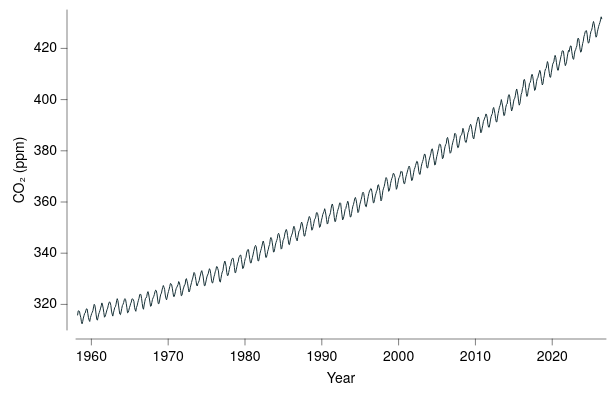

Write a Vega-Lite specification for this figure.
### Vega-Lite specification from a JSON file in a GitHub repository (floating-point values rounded to 4 significant figures; data arrays with more than 128 entries replaced by an {"elided": "..."} marker saying what was removed)
{"background": null, "config": {"arc": {"fill": "#DBDBDB", "fillOpacity": 1.0, "innerRadius": 40.0, "padAngle": 0.03, "stroke": "black", "strokeOpacity": 1, "strokeWidth": 0.25}, "area": {"fill": "#DBDBDB", "fillOpacity": 1.0, "stroke": "black", "strokeOpacity": 1, "strokeWidth": 0.25}, "axis": {"domain": true, "domainCap": "round", "domainColor": "black", "domainWidth": 0.25, "grid": false, "gridCap": "round", "gridColor": "#F1F1F1", "gridDash": [0, 0], "gridOpacity": 1.0, "gridWidth": 0.25, "labelColor": "black", "labelFont": "Helvetica Neue, HelveticaNeue, Helvetica, Arial, sans-serif", "labelFontSize": 7, "labelFontStyle": "normal", "labelFontWeight": 400, "offset": 4.5, "ticks": true, "tickCap": "round", "tickColor": "black", "tickRound": false, "tickSize": 3, "tickWidth": 0.25, "titleColor": "black", "titleFont": "Helvetica Neue, HelveticaNeue, Helvetica, Arial, sans-serif", "titleFontSize": 7, "titleFontStyle": "normal", "titleFontWeight": 400}, "axisX": {"domain": true, "labelAlign": "center", "labelAngle": 0, "labels": true, "ticks": true, "translate": 0}, "axisY": {"domain": true, "labelAlign": "right", "labelAngle": 0, "labels": true, "ticks": true, "translate": 0}, "axisRight": {"domain": true, "labelAlign": "left", "labelAngle": 0, "labels": true, "ticks": true, "translate": 0}, "axisTop": {"domain": true, "labelAlign": "center", "labelAngle": 0, "labels": true, "ticks": true, "translate": 0}, "axisBand": {"tickOffset": 0}, "bar": {"fill": "#DBDBDB", "fillOpacity": 1.0, "stroke": "black", "strokeOpacity": 1, "strokeWidth": 0.25}, "boxplot": {"size": 14.4, "ticks": {"cornerRadius": 0.25, "fill": "black", "opacity": 1, "size": 7.2, "thickness": 0.25}, "box": {"fillOpacity": 1.0, "stroke": "black", "strokeOpacity": 1, "strokeWidth": 0.25}, "median": {"cornerRadius": 0, "fill": "black", "fillOpacity": 1.0, "opacity": 1, "size": 14.4, "thickness": 0.25}, "rule": {"fill": "black", "fillOpacity": 1.0, "size": 16.0, "stroke": "black", "strokeDash": [0, 0], "strokeOpacity": 1, "strokeWidth": 0.25}, "outliers": {"color": "black", "fill": "black", "fillOpacity": 1.0, "size": 0, "stroke": "black", "strokeOpacity": 1, "strokeWidth": 0.25}}, "circle": {"fill": "black", "fillOpacity": 1.0, "size": 2.0, "stroke": null, "strokeOpacity": 1, "strokeWidth": 0.25}, "errorband": {"band": {"fillOpacity": 0.6, "stroke": null, "strokeWidth": 0.25, "strokeOpacity": 1}, "borders": {"opacity": 0, "strokeOpacity": 0.25, "strokeWidth": 1}}, "errorbar": {"opacity": 1, "rule": {"strokeDash": [0, 0], "strokeWidth": 0.25}, "ticks": {"color": "black", "cornerRadius": 0.125, "opacity": 1, "size": 9.6, "thickness": 0.25}, "thickness": 0.25}, "font": "Helvetica Neue, HelveticaNeue, Helvetica, Arial, sans-serif", "geoshape": {"fill": "#DBDBDB", "fillOpacity": 1.0, "stroke": "black", "strokeOpacity": 1, "strokeWidth": 0.25}, "header": {"labelColor": "black", "labelFont": "Helvetica Neue, HelveticaNeue, Helvetica, Arial, sans-serif", "labelFontSize": 7, "labelFontStyle": "normal", "labelFontWeight": 400, "titleColor": "black", "titleFont": "Helvetica Neue, HelveticaNeue, Helvetica, Arial, sans-serif", "titleFontSize": 7, "titleFontStyle": "normal", "titleFontWeight": 400, "titlePadding": 0}, "legend": {"disable": false, "offset": 4.5, "titlePadding": 4, "labelOffset": 2, "gradientLabelOffset": 2, "gradientLength": 80.0, "gradientThickness": 8.0, "gradientOpacity": 1.0, "gradientStrokeColor": "black", "gradientStrokeWidth": 0.25, "labelColor": "black", "labelFont": "Helvetica Neue, HelveticaNeue, Helvetica, Arial, sans-serif", "labelFontSize": 7, "labelFontStyle": "normal", "labelFontWeight": 400, "strokeColor": "black", "strokeWidth": 0, "symbolSize": 42, "symbolStrokeColor": "black", "symbolStrokeWidth": 0.25, "titleColor": "black", "titleFont": "Helvetica Neue, HelveticaNeue, Helvetica, Arial, sans-serif", "titleFontSize": 7, "titleFontStyle": "normal", "titleFontWeight": 400}, "line": {"color": "black", "stroke": "black", "strokeCap": "butt", "strokeDash": [0, 0], "strokeOpacity": 1, "strokeWidth": 0.5}, "point": {"filled": true, "fill": "#DBDBDB", "fillOpacity": 1.0, "size": 8.0, "stroke": "black", "strokeOpacity": 1, "strokeWidth": 0.25}, "range": {"category": ["#B2B2B2", "#4A7CD3", "#008542", "#664CAF", "#509F98", "#636363", "#284F93", "#005226", "#382864", "#285753"], "diverging": {"scheme": ["#443E60", "#5F597E", "#7C759B", "#9994B6", "#B7B4CC", "#D6D5DC", "#F6F6F6", "#D1DAD9", "#A4C2BF", "#7AA9A4", "#578E89", "#37736E", "#1B5954"]}, "heatmap": {"scheme": ["#440154", "#472270", "#433E82", "#38598C", "#2C728E", "#238A8D", "#24A086", "#39B578", "#5DC862", "#96D646", "#CAE02D", "#FDE724"]}, "ordinal": {"scheme": ["#F1F1F1", "#DBDBDB", "#C6C6C6", "#B2B2B2", "#9D9D9D", "#898989", "#767676", "#636363", "#515151", "#404040", "#2F2F2F", "#1F1F1F"]}, "ramp": {"scheme": ["#440154", "#472270", "#433E82", "#38598C", "#2C728E", "#238A8D", "#24A086", "#39B578", "#5DC862", "#96D646", "#CAE02D", "#FDE724"]}}, "rule": {"color": "black", "stroke": "black", "strokeCap": "round", "strokeDash": [2, 2], "strokeOpacity": 1, "strokeWidth": 0.25}, "scale": {"barBandPaddingInner": 0.1, "rectBandPaddingInner": 0, "tickBandPaddingInner": 0.1, "bandPaddingOuter": 0.1, "bandWithNestedOffsetPaddingInner": 0.2, "bandWithNestedOffsetPaddingOuter": 0.2, "offsetBandPaddingInner": 0, "offsetBandPaddingOuter": 0, "round": false}, "rect": {"fill": "#DBDBDB", "fillOpacity": 1.0, "stroke": "black", "strokeOpacity": 1, "strokeWidth": 0.25}, "square": {"fill": "#DBDBDB", "fillOpacity": 1.0, "size": 16.0, "stroke": "black", "strokeOpacity": 1, "strokeWidth": 0.25}, "text": {"color": "black", "font": "Helvetica Neue, HelveticaNeue, Helvetica, Arial, sans-serif", "fontSize": 7, "fontStyle": "normal", "fontWeight": 400}, "tick": {"color": "black", "cornerRadius": 0.125, "opacity": 1.0, "size": 14.4, "thickness": 0.25}, "title": {"anchor": "middle", "frame": "group", "color": "black", "font": "Helvetica Neue, HelveticaNeue, Helvetica, Arial, sans-serif", "fontSize": 7, "fontStyle": "normal", "fontWeight": 400, "subtitleColor": "black", "subtitleFont": "Helvetica Neue, HelveticaNeue, Helvetica, Arial, sans-serif", "subtitleFontSize": "Helvetica Neue, HelveticaNeue, Helvetica, Arial, sans-serif", "subtitleFontStyle": "normal", "subtitleFontWeight": 400}, "trail": {"color": "black", "opacity": 1, "size": 0.5}, "view": {"continuousWidth": 265, "continuousHeight": 160, "discreteWidth": 265, "discreteHeight": 160, "fill": null, "stroke": null, "strokeWidth": 0.25}}, "data": {"name": "data-d09b8b6b88d94b01a71a115fbf3ec98b"}, "mark": {"type": "line", "color": "#173137"}, "encoding": {"x": {"axis": {"format": "d"}, "field": "year", "scale": {"domain": [1958, 2027], "nice": false}, "title": "Year", "type": "quantitative"}, "y": {"field": "co2", "scale": {"domain": [310, 435], "nice": false}, "title": "CO₂ (ppm)", "type": "quantitative"}}, "$schema": "https://vega.github.io/schema/vega-lite/v6.4.1.json", "datasets": {"data-d09b8b6b88d94b01a71a115fbf3ec98b": {"elided": "820 records"}}}
